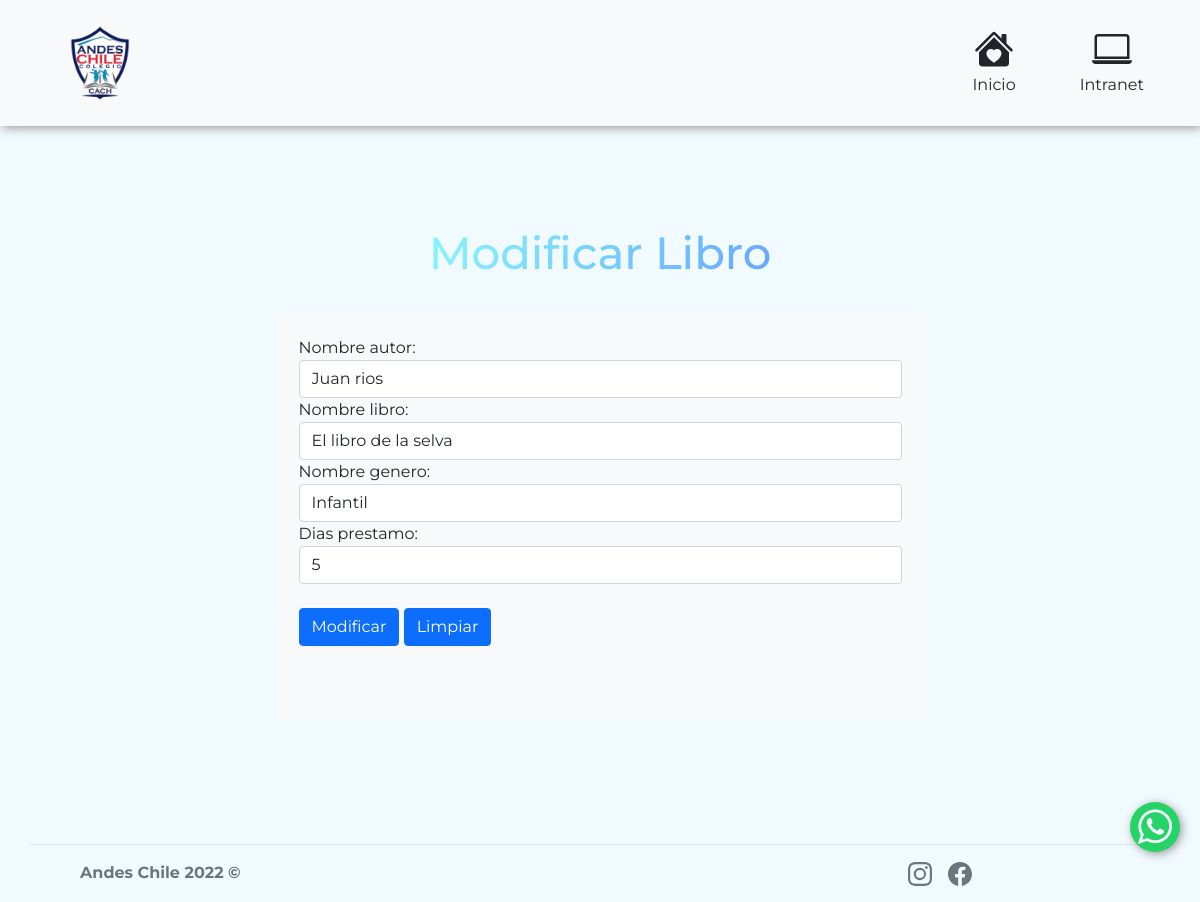
Page /biblioteca/modificarLibro/4 on the committed database.
### rest_taller/models.py (models this page shows, shortened)
class Libro(models.Model):
    sku = models.AutoField(primary_key=True, verbose_name='id')
    autor = models.CharField(max_length=100,null=True, verbose_name='Nombre autor')
    nombreLibro = models.CharField(max_length=100,null=True, verbose_name='Nombre libro')
    genero = models.CharField( max_length=50,verbose_name='Nombre genero')
    dias =  models.IntegerField(verbose_name='Dias prestamo')

### biblioteca/views.py (the view, shortened to what this page needs)
# urls.py: path('modificarLibro/<id>',modificarLibro,name="modificarLibro"),
def modificarLibro(request,id):
    book = Libro.objects.get(sku=id)
    datos={
        'formLibro':LibroForm(instance=book)
    }
    return render(request,'biblioteca/modificar_libro.html',datos)

### biblioteca/forms.py
class LibroForm(ModelForm):
    class Meta:
        model = Libro
        fields = ['sku','autor','nombreLibro','genero','dias']
    def __init__(self, *args, **kwargs):
        super(LibroForm, self).__init__(*args, **kwargs)
        for visible in self.visible_fields():
            visible.field.widget.attrs['class'] = 'form-control'

### biblioteca/templates/biblioteca/modificar_libro.html (shortened to what this page needs)
<!DOCTYPE html>
<html lang="es">
<head>
    {% load static %}
    <link rel="stylesheet" href="https://cdn.jsdelivr.net/npm/bootstrap-icons@1.7.2/font/bootstrap-icons.css">
    <link rel="stylesheet" href="https://stackpath.bootstrapcdn.com/font-awesome/4.7.0/css/font-awesome.min.css">
    <link href="{% static 'equipo/css/bootstrap.min.css'%}" rel="stylesheet">
    <link rel="stylesheet" href="{% static 'equipo/css/style.css'%}">
    <link rel="stylesheet" href="{% static 'equipo/css/styleAPI.css'%}">
</head>
<body>
    <nav id="navegador" class="navbar navbar-expand-lg navbar-light bg-light fixed-top col-12">
        <a class="navbar-brand" href="#"><img src="{% static 'equipo/img/logo.png'%}" width="100" height="100" alt="..."> </a>
        <div class="collapse navbar-collapse" id="navbarSupportedContent">
            <ul class="navbar-nav ms-auto mb-2 mb-lg-0 bg-light">
                <li class="nav-item align-items-center text-center">
                    <a href="{% url 'index' %}" class="nav-link text-dark">
                        Inicio
                    </a>
                </li>
                <li class="nav-item align-items-center text-center px-5">
                    <a href="{% url 'loginGoogle' %}" class="nav-link text-dark">
                          Intranet
                    </a>
                </li>
            </ul>
        </div>
    </nav>
    <section id="Comunidad" class="container align-items-center section-padding">
        <h2 class="text-center"><span class="h2Comunidad">Modificar Libro</span></h2>
        <div class="container-fluid align-items-center ">
            <div class="col-md-12 col-lg-7 p-0 pt-4 pb-4 m-auto">
                <form action="" method="POST" id="formulario" class="bg-light p-4 m-auto">
                    <div class="form">
                        {{formLibro}}
                        <br>
                    </div>
                    <input  type="submit" class="btn btn-primary" id="Modificar" value="Modificar">
                    <input type="reset" class="btn btn-primary" id="limpia" value="Limpiar">
                    <div id="exito" class="alert alert-succes" role="alert">
                    </div>
                </form>
            </div>
    </section>
    <footer class="container d-flex flex-wrap justify-content-between align-items-center py-3 border-top ">
        <div class="col-md-4 d-flex align-items-center ">
            <a href="/ " class="mb-3 me-2 mb-md-0 text-muted text-decoration-none lh-1">
                <svg class="bi" width="30" height="24">
                    <use xlink:href="#bootstrap"></use>
                </svg>
            </a>
            <span class="text-muted"><strong>Andes Chile 2022 &copy;</strong></span>
        </div>
        <ul class="nav col-md-4 justify-content-end ">
            <li class="ms-3">
                <a class="text-muted" href="https://www.instagram.com/cach.colegioandeschile/">
                </a>
            </li>
            <li class="ms-3"><a class="text-muted" href="https://www.facebook.com/colegioandeschile"></a></li>
        </ul>
        <div class="btn-float">
            <a href="https://wa.me/56949147149?text=Hola,%20estoy%20busca%20de%20información,%20mi%20consulta%20es%20la%20siguiente:" class="whatsapp" target="_blank"><i class="fa fa-whatsapp whatsapp-icon"></i></a>
        </div>
    </footer>
</body>
</html>

### equipo/static/equipo/css/style.css (style rules this page uses)
* { font-family: 'Montserrat', sans-serif; }
body { background: #f1fbff; }
#Comunidad { border-bottom: 0%; }
.navbar-brand { margin-left: 50px; }
.section-padding { padding: 100px 0; }
.h2Comunidad { font-size: 45px; -webkit-background-clip: text; background-clip: text; -webkit-text-fill-color: transparent; background-image: linear-gradient(120deg, #89f7fe 0%, #66a6ff 100%); }
.navbar { box-shadow: 2px 2px 10px #999; position: sticky; top: 0; }
.whatsapp { position: fixed; width: 70px; height: 70px; bottom: 50px; right: 20px; background-color: #25d366; color: #FFF; border-radius: 80px; text-align: center; font-size: 35px; z-index: 1; box-shadow: 2px 2px 10px #999; }
.whatsapp-icon { margin-top: 10px; font-size: 50px; color: #f1fbff; }
@media only screen and (min-width: 320px) { .whatsapp { position: fixed; width: 50px; height: 50px; bottom: 50px; right: 20px; background-color: #25d366; color: #FFF; border-radius: 80px; text-align: center; font-size: 35px; z-index: 1; } }
@media only screen and (min-width: 320px) { .whatsapp-icon { margin-top: 5px; font-size: 40px; color: #f1fbff; } }

### rows in the picture
Libro: autor "Juan rios", nombreLibro "El libro de la selva", genero "Infantil", dias "5"
